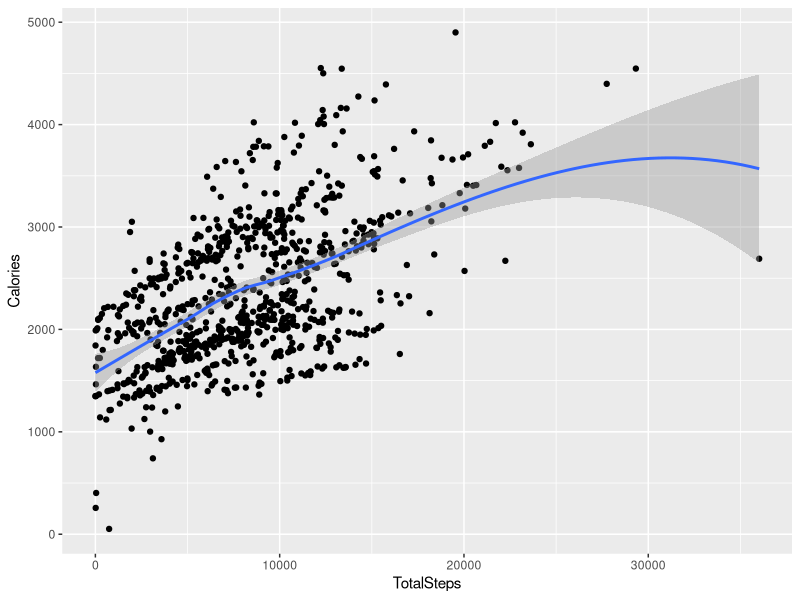
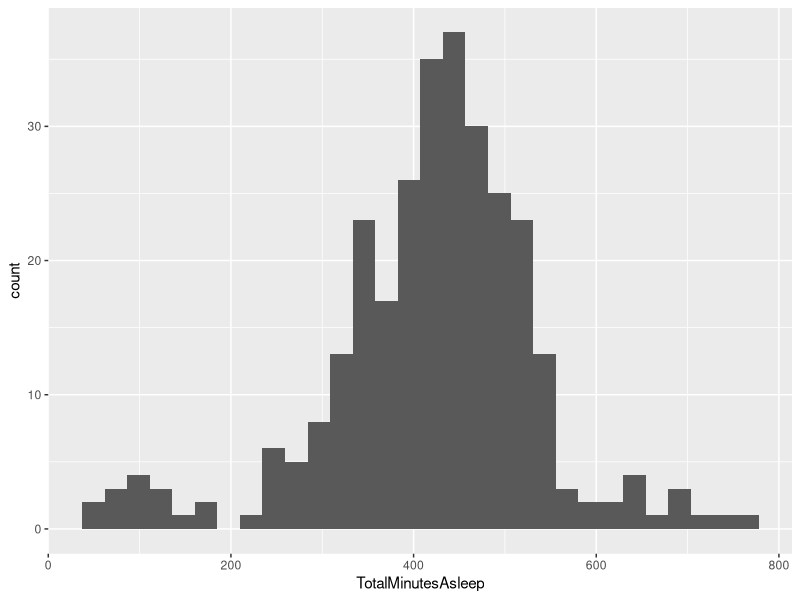
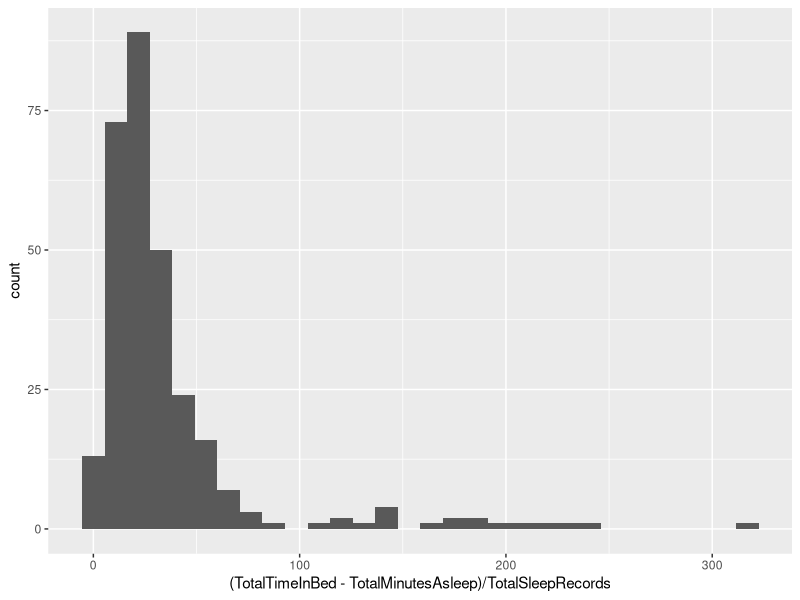
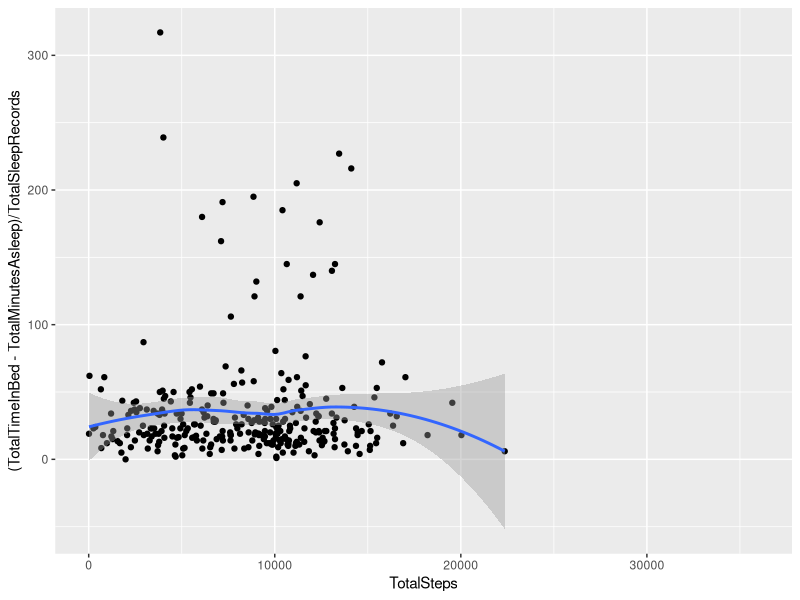
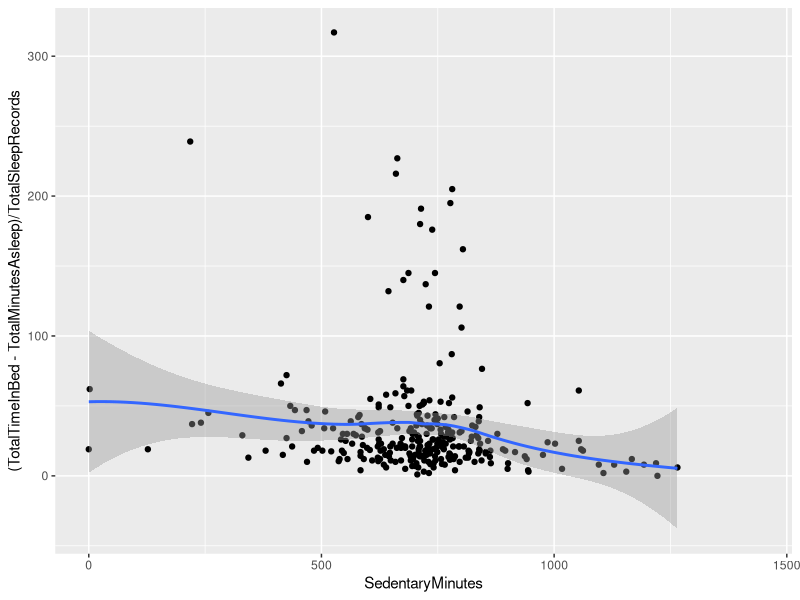
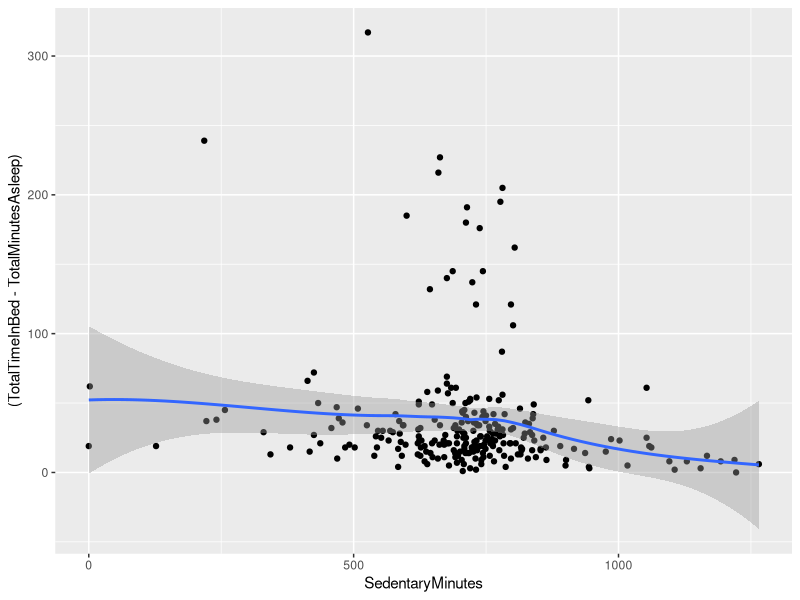

The R source for these figures, in order:
## ---- chunk 1
library(tidyverse)
## ---- chunk 2
daily <- read_csv('../Cleaned_data/Daily_merged_v0.2.csv')
## ---- chunk 3
head(daily)
## ---- chunk 4
colnames(daily)
## ---- chunk 5
print(paste('participants:', n_distinct(daily$Id)))
print(paste('records:', nrow(daily)))
## ---- chunk 6
daily %>%  
  select(TotalSteps,
         TotalDistance,
         SedentaryMinutes,
         Calories) %>%
  summary()
## ---- chunk 7
daily %>% 
  drop_na() %>% 
  select(TotalSleepRecords, TotalMinutesAsleep, TotalTimeInBed) %>% 
  summary()
## ---- chunk 8
daily %>% ggplot(aes(x=TotalSteps, y=Calories)) + geom_point() + geom_smooth()
## ---- chunk 9
daily %>% ggplot(aes(x=TotalMinutesAsleep)) +  geom_histogram()
## ---- chunk 10
daily %>% ggplot(aes(x=(TotalTimeInBed - TotalMinutesAsleep)/TotalSleepRecords)) +  geom_histogram()
## ---- chunk 11
ggplot(data=daily, aes(x=TotalSteps, y=(TotalTimeInBed - TotalMinutesAsleep)/TotalSleepRecords)) + geom_point() + geom_smooth()
## ---- chunk 12
ggplot(data=daily, aes(x=SedentaryMinutes, y=(TotalTimeInBed - TotalMinutesAsleep)/TotalSleepRecords)) + geom_point() + geom_smooth()

daily %>% drop_na() %>%  filter(TotalSleepRecords == 1) %>% 
ggplot(aes(x=SedentaryMinutes, y=(TotalTimeInBed - TotalMinutesAsleep) )) + geom_point() + geom_smooth()
